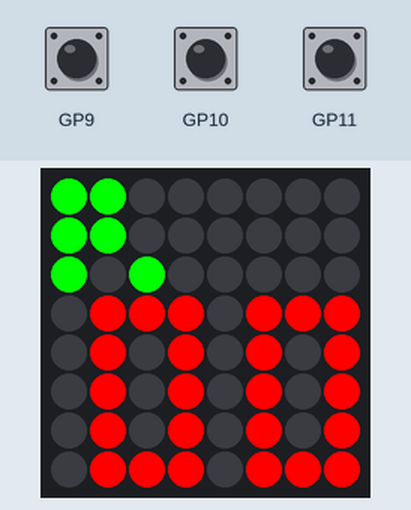
Bench run of a program on a simulated Raspberry Pi Pico. Shown: 8×8 RGB LED matrix (first LED top left, wired row by row). The test bench sets the inputs (shaded band); at power-on: GP11 HIGH, GP9 HIGH, GP10 HIGH.

Above: at 1.2 s.
1.3 s: GP11 pulled LOW for 0.15 s
At 1.46 s:
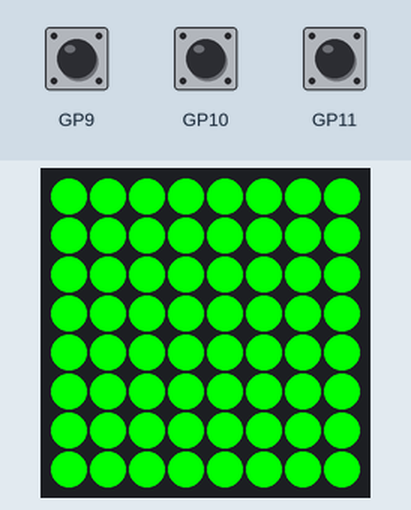
At 1.9 s:
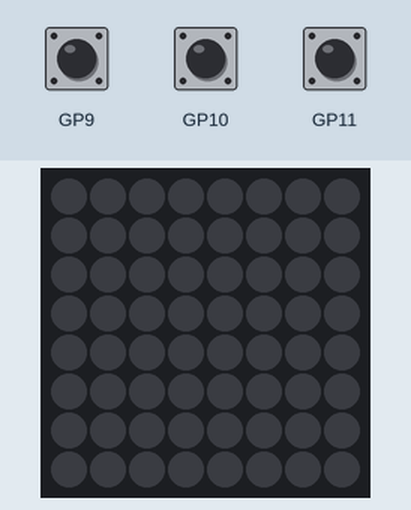
2.0 s: GP11 pulled LOW for 1 s
At 3.5 s:
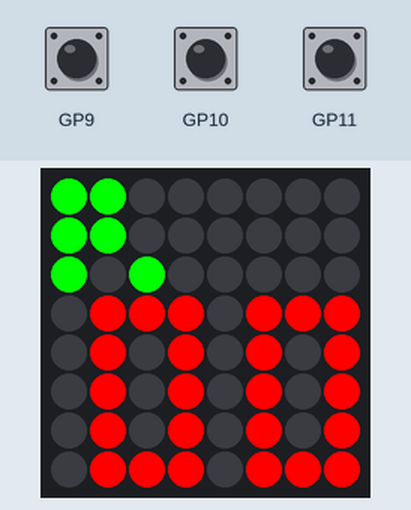
Timing chart, 0 to 5.0 s (numbered marks = the images above; inputs shaded):
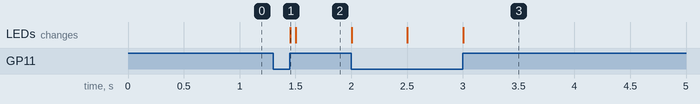

The program:

main.cpp
```cpp
#include <Arduino.h>
#include "Rotary_Encoder.hpp"
#include "Timer.hpp"
#include <Wire.h>

class E_toggle  {

  RotaryEncoder Encoder;
  unsigned long long_press;
  unsigned long press_start = 0;
  unsigned long t_delay = 50;
  unsigned long last_press = 0;
  bool pressed = 0;
  bool long_trigger = 0;


  public:
  E_toggle (RotaryEncoder basic, unsigned long long_push=2000) : Encoder{basic}, long_press{long_push} {}

  int directions () {


    unsigned long button_status = Encoder.check_button();
    if (button_status > 10 && button_status < long_press ) {
      pressed = true;
      long_trigger = false;
    }
    else if (button_status == 0 && pressed) {
      //check to see if it has been pressed recently
      if ((millis() - last_press) > t_delay) {
         pressed = 0;
         last_press = millis();
         return 5;
      }
      pressed = 0;
    }
    else if (button_status > long_press && long_trigger == false) {
      pressed = false;
      long_trigger = true;
      return 87;
    }

    return Encoder.check_increment();
  }
};


RotaryEncoder Encode {9,10,11};
E_toggle toggler {Encode};
MatrixTimer timer {};

void setup() {
  // put your setup code here, to run once:
  timer.begin(0x70,&Wire1);

}

void loop() {
  // put your main code here, to run repeatedly:

  int directions = toggler.directions();
  timer.update_timer(directions);

}
```

Measured:
- after the input at 1.3 s, the LEDs: first change after 0.15 s (image 1 shows a later state)
- after the input at 2.0 s, the LEDs: first differ from a run without the input after 1.0 s (image 3)
